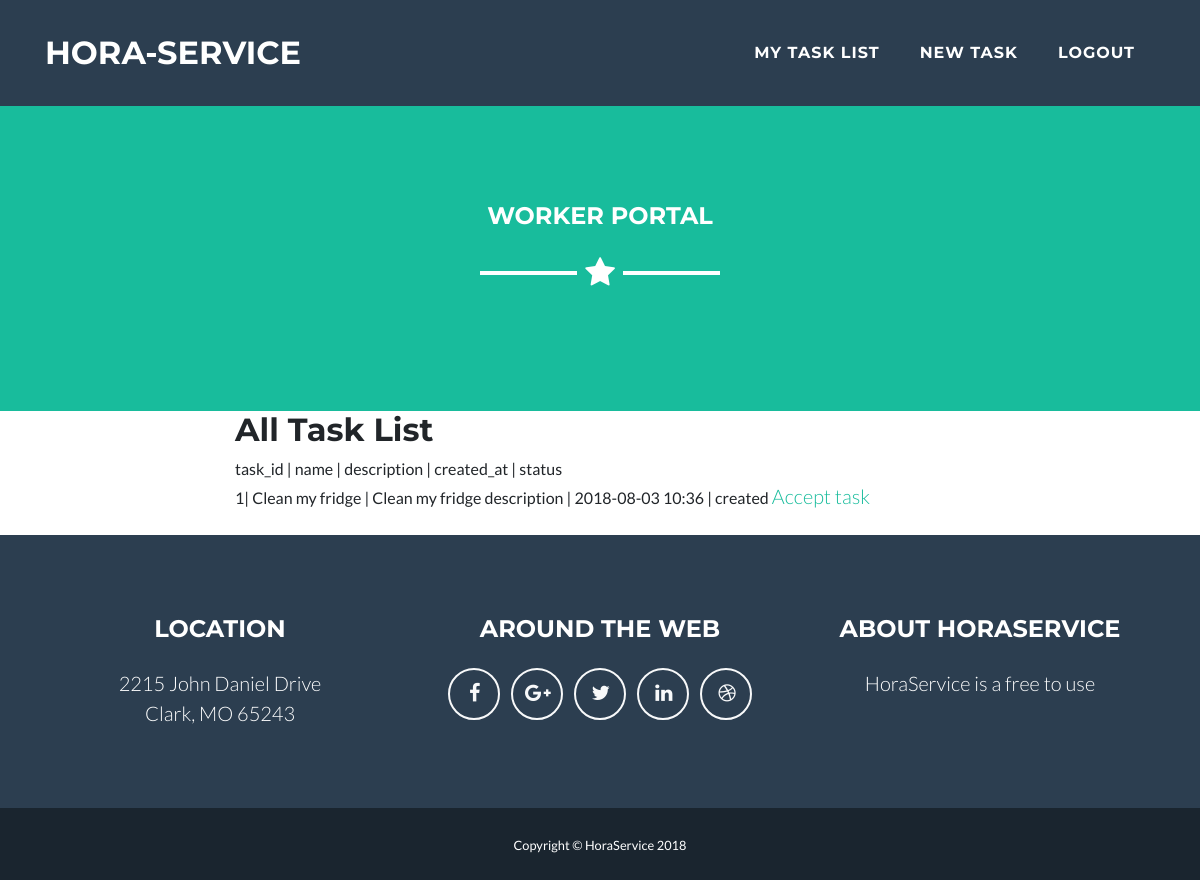
/worker/task-list (signed in), run on an earlier commit of the app's database.
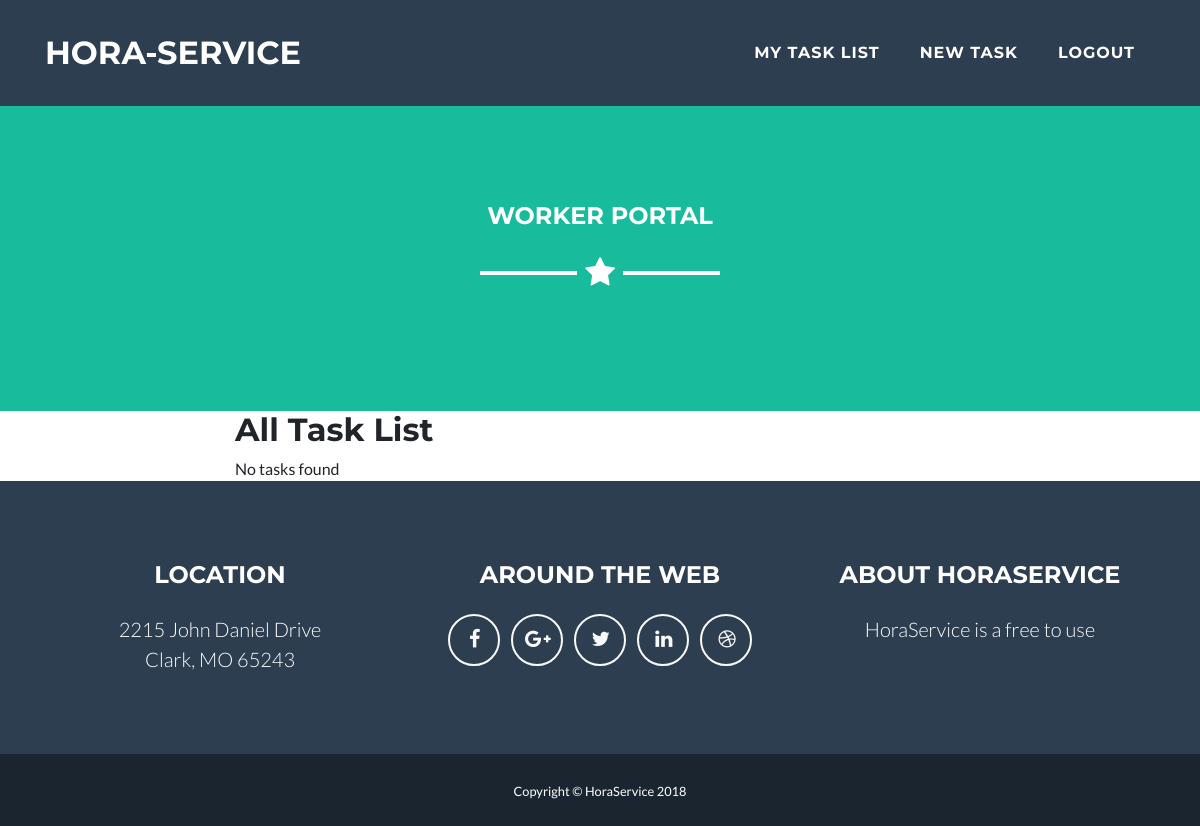
And on a later commit of the database.
### consumer/models.py (models this page shows)
class ConsumerTask(models.Model):
    CREATED = 'created'
    IN_PROGRESS = 'in_progress'
    COMPLETED = 'completed'
    STATUS_CHOICES = (
        (CREATED, CREATED),
        (IN_PROGRESS, IN_PROGRESS),
        (COMPLETED, COMPLETED),
    )
    CLEAN_FRIDGE = 'clean fridge'
    CLEAN_ROOM = 'clean room'
    CLEAN_CAR = 'clean car'
    CLEAN_AC = 'clean AC'
    CATEGORY_CHOICES = (
        (CLEAN_AC, CLEAN_AC),
        (CLEAN_CAR, CLEAN_CAR),
        (CLEAN_FRIDGE, CLEAN_FRIDGE),
        (CLEAN_ROOM, CLEAN_ROOM)
    )
    user = models.ForeignKey(User, on_delete=models.CASCADE, related_name='task_consumer')
    name = models.CharField(blank=True, null=True , max_length=300)
    description = models.TextField(null=True, blank=True)
    location = models.CharField(null=True, blank=True, max_length=300)
    status = models.CharField(choices=STATUS_CHOICES, default=CREATED,
                              null=True, blank=True, max_length=300)
    category = models.CharField(choices=CATEGORY_CHOICES, default=None,
                              null=True, blank=True, max_length=300)
    created_at = models.DateTimeField(auto_now_add=True)
    updated_at = models.DateTimeField(auto_now=True)
    worker =  models.ForeignKey(User, on_delete=models.CASCADE, null=True, default=None, related_name='task_worker')
    class Meta:
        db_table = 'consumer_tasks'

### worker/views.py (the view)
# urls.py: path('task-list', views.TaskList.as_view(),
@method_decorator([login_required, worker_required], name='dispatch')
class TaskList(View):
    def get(self, request):
        template = loader.get_template('worker/task_list.html')
        context = {}
        tasks = ConsumerTask.objects.filter(Q(status=ConsumerTask.CREATED))
        if tasks:
            context['tasks'] = tasks
        return HttpResponse(template.render(context, request))

### user_auth/helpers.py (called while the page is built)
def worker_required(function=None, redirect_field_name=REDIRECT_FIELD_NAME, login_url='user_login'):
    actual_decorator = user_passes_test(
        lambda u: u.is_active and u.is_worker,
        login_url=login_url,
        redirect_field_name=redirect_field_name
    )
    if function:
        return actual_decorator(function)
    return actual_decorator

### worker/templates/worker/task_list.html
{% extends "worker/base.html" %}
{% block content %}
    <div class="container">
        <div class="row">
            <div class="col-lg-8 mx-auto">
            {% if status == 'completed' %}
                <h2>Completed Task List</h2>
            {% else %}
                <h2>All Task List</h2>
            {% endif %}
            {% if tasks %}
                task_id | name | description | created_at | status <br/>
                {% for task in tasks %}
                    {{task.id}}| {{ task.name }} | {{ task.description }} | {{ task.created_at |date:'Y-m-d H:i' }} | {{ task.status }} <a class="lead" href="{% url 'worker_accept_task' task_id=task.id %}">Accept task</a> <br/><br/>
                {% endfor %}
            {% else  %}
                No tasks found
            {% endif %}
            </div>
        </div>
    </div>
{% endblock content %}

### worker/templates/worker/base.html (shortened to what this page needs)
<!DOCTYPE html>
<html lang="en">
<head>
    {% load static %}
    <link href="{% static "consumer/vendor/bootstrap/css/bootstrap.min.css" %}"
          rel="stylesheet">
    <link href="{% static "consumer/vendor/font-awesome/css/font-awesome.min.css" %}"
          rel="stylesheet" type="text/css">
    <link href="{% static "consumer/vendor/magnific-popup/magnific-popup.css" %}"
          rel="stylesheet" type="text/css">
    <link href="{% static "consumer/css/freelancer.min.css" %}" rel="stylesheet">
</head>
<body id="page-top">
<nav class="navbar navbar-expand-lg bg-secondary fixed-top text-uppercase"
     id="mainNav">
    <div class="container">
        <a class="navbar-brand js-scroll-trigger"
           href="#page-top">Hora-Service</a>
        <div class="collapse navbar-collapse" id="navbarResponsive">
            <ul class="navbar-nav ml-auto">
                {% if user.is_authenticated %}
                    <li class="nav-item mx-0 mx-lg-1">
                        <a class="nav-link py-3 px-0 px-lg-3 rounded js-scroll-trigger"
                           href="{% url 'worker_task_accepted_list' %}">My Task List</a>
                    </li>
                    <li class="nav-item mx-0 mx-lg-1">
                        <a class="nav-link py-3 px-0 px-lg-3 rounded js-scroll-trigger"
                           href="{% url 'worker_task_list' %}">New Task</a>
                    </li>
                    <li class="nav-item mx-0 mx-lg-1">
                        <a class="nav-link py-3 px-0 px-lg-3 rounded js-scroll-trigger"
                           href="{% url 'user_auth_logout' %}">Logout</a>
                    </li>
                {% else %}
                    {% include "user_auth/login.html" %}
                    login here
                {% endif %}
            </ul>
        </div>
    </div>
</nav>
<header class="masthead bg-primary text-white text-center">
    <div class="container">
        <h4 class="text-uppercase mb-0">Worker Portal</h4>
        <hr class="star-light">
    </div>
</header>
{% block content %}
{% endblock %}
<footer class="footer text-center">
    <div class="container">
        <div class="row">
            <div class="col-md-4 mb-5 mb-lg-0">
                <h4 class="text-uppercase mb-4">Location</h4>
                <p class="lead mb-0">2215 John Daniel Drive
                    <br>Clark, MO 65243</p>
            </div>
            <div class="col-md-4 mb-5 mb-lg-0">
                <h4 class="text-uppercase mb-4">Around the Web</h4>
                <ul class="list-inline mb-0">
                    <li class="list-inline-item">
                        <a class="btn btn-outline-light btn-social text-center rounded-circle"
                           href="#">
                            <i class="fa fa-fw fa-facebook"></i>
                        </a>
                    </li>
                    <li class="list-inline-item">
                        <a class="btn btn-outline-light btn-social text-center rounded-circle"
                           href="#">
                            <i class="fa fa-fw fa-google-plus"></i>
                        </a>
                    </li>
                    <li class="list-inline-item">
                        <a class="btn btn-outline-light btn-social text-center rounded-circle"
                           href="#">
                            <i class="fa fa-fw fa-twitter"></i>
                        </a>
                    </li>
                    <li class="list-inline-item">
                        <a class="btn btn-outline-light btn-social text-center rounded-circle"
                           href="#">
                            <i class="fa fa-fw fa-linkedin"></i>
                        </a>
                    </li>
                    <li class="list-inline-item">
                        <a class="btn btn-outline-light btn-social text-center rounded-circle"
                           href="#">
                            <i class="fa fa-fw fa-dribbble"></i>
                        </a>
                    </li>
                </ul>
            </div>
            <div class="col-md-4">
                <h4 class="text-uppercase mb-4">About HoraService</h4>
                <p class="lead mb-0">HoraService is a free to use</p>
            </div>
        </div>
    </div>
</footer>
<div class="copyright py-4 text-center text-white">
    <div class="container">
        <small>Copyright &copy; HoraService 2018</small>
    </div>
</div>
</body>
</html>

What changed in the data, as far as the page shows it:
no longer on this page (row edited): ConsumerTask: id "1", name "Clean my fridge", description "Clean my fridge description", created_at "2018-08-03 10:36", status "created"
Also different on the page:
text no longer shown: "task_id | name | description | created_at | status"
text now shown: "No tasks found"
